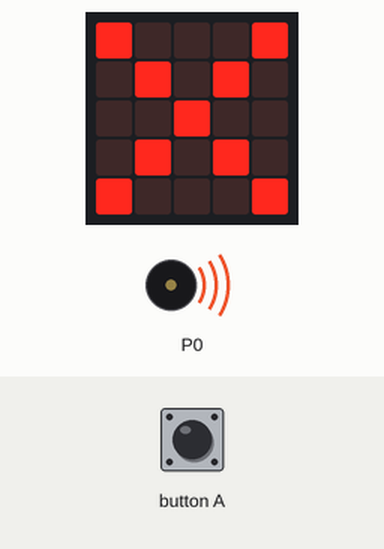
Simulated run of this program. Board: BBC micro:bit (MakeCode). Parts: the board's 5×5 LED display, buzzer (waves = sounding). The inputs (shaded band) are chosen by the test bench.

Above: at 1.8 s.
1.9 s: button A pressed for 0.15 s
At 2.5 s:
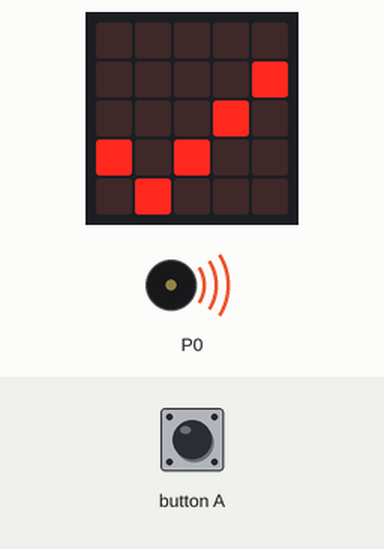
At 4.5 s:
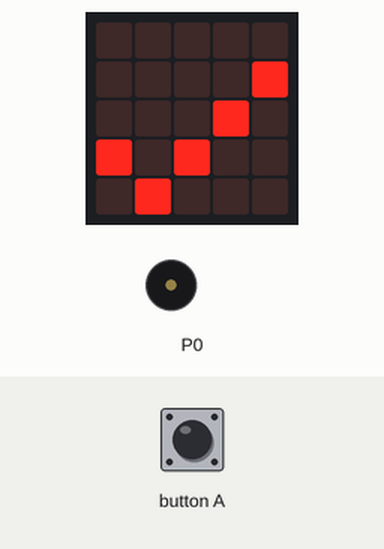
Timing chart, 0 to 11.6 s (numbered marks = the images above; inputs shaded):
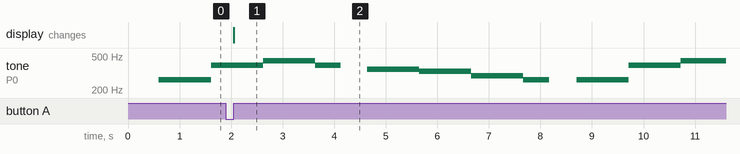

Measured:
- after the input at 1.9 s, the display: changes after 0.15 s (image 1)
- by itself, tone on P0: plays 440 Hz for 1.0 s, 392 Hz for 0.50 s, 349 Hz for 1.0 s, 330 Hz for 1.0 s, 294 Hz for 1.0 s, 262 Hz for 0.50 s … (9 notes in this stretch)

The program:

main.ts
```typescript
input.onButtonPressed(Button.A, function () {
    music.setBuiltInSpeakerEnabled(true)
    basic.showIcon(IconNames.Yes)
})
music.setBuiltInSpeakerEnabled(false)
basic.showIcon(IconNames.No)
basic.forever(function () {
    music.playMelody("C C G G A A G - ", 120)
    music.playMelody("F F E E D D C - ", 120)
})
```

test.ts
```typescript
// 在此处测试；当此软件包作为插件使用时，将不会编译此软件包。
```
